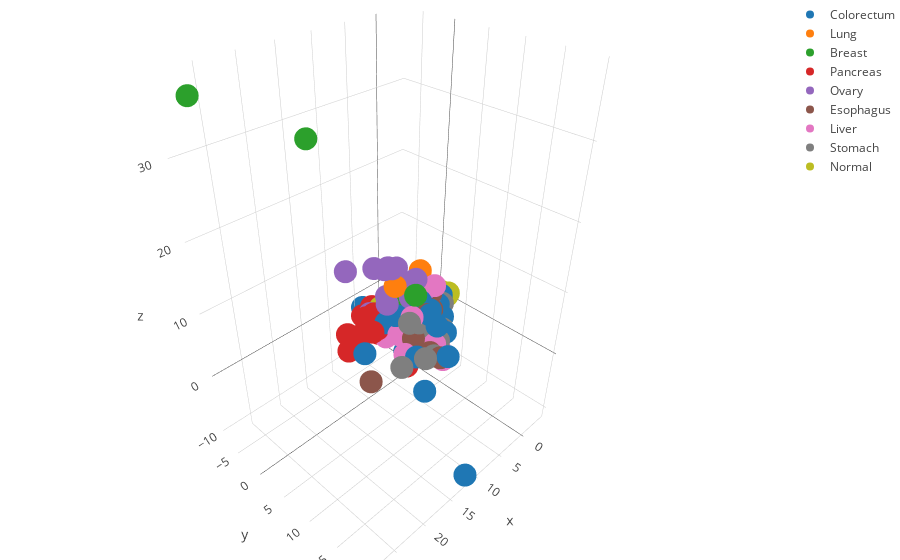
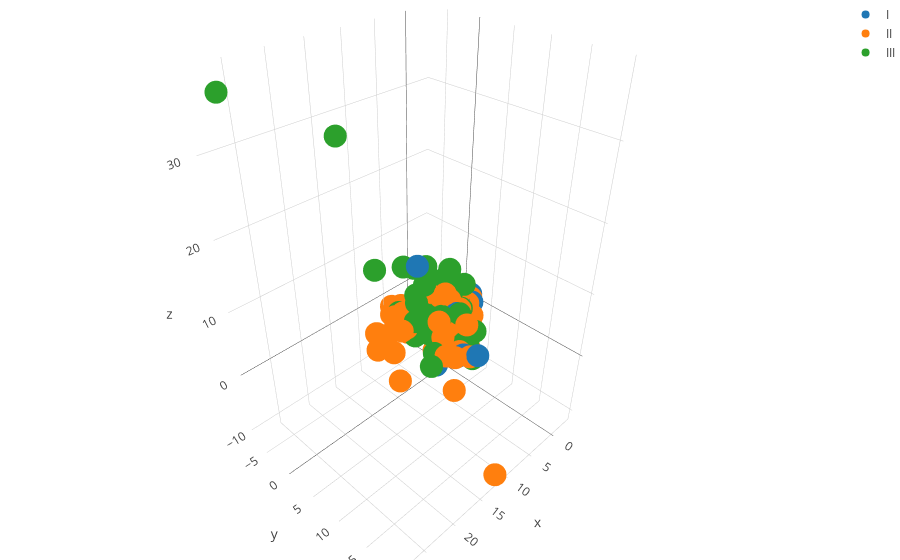

The cell these charts' notebook holds for them, in order:
### Code cell
gen_scatter(types, forest_pca_2d, y_types, file='forest_2d_pca_types.png')
gen_3d_plotly(types, forest_pca_3d, y_types, file='forest_3d_pca_types.html')
gen_scatter(stages, forest_pca_2d, y_stages, file='forest_2d_pca_stages.png')
gen_3d_plotly(stages, forest_pca_3d, y_stages, file='forest_3d_pca_stages.html')
